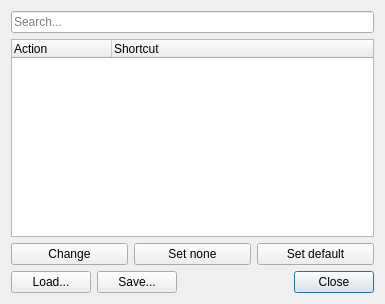
<?xml version="1.0" encoding="UTF-8"?>
<ui version="4.0">
 <class>QgsConfigureShortcutsDialog</class>
 <widget class="QDialog" name="QgsConfigureShortcutsDialog">
  <property name="geometry">
   <rect>
    <x>0</x>
    <y>0</y>
    <width>385</width>
    <height>304</height>
   </rect>
  </property>
  <property name="windowTitle">
   <string>Keyboard shortcuts</string>
  </property>
  <layout class="QVBoxLayout" name="verticalLayout">
   <item>
    <widget class="QgsFilterLineEdit" name="mLeFilter">
     <property name="placeholderText">
      <string>Search...</string>
     </property>
    </widget>
   </item>
   <item>
    <widget class="QTreeWidget" name="treeActions">
     <property name="rootIsDecorated">
      <bool>false</bool>
     </property>
     <property name="columnCount">
      <number>2</number>
     </property>
     <column>
      <property name="text">
       <string>Action</string>
      </property>
     </column>
     <column>
      <property name="text">
       <string>Shortcut</string>
      </property>
     </column>
    </widget>
   </item>
   <item>
    <layout class="QHBoxLayout" name="horizontalLayout">
     <item>
      <widget class="QPushButton" name="btnChangeShortcut">
       <property name="focusPolicy">
        <enum>Qt::StrongFocus</enum>
       </property>
       <property name="text">
        <string>Change</string>
       </property>
       <property name="checkable">
        <bool>true</bool>
       </property>
       <property name="autoDefault">
        <bool>false</bool>
       </property>
      </widget>
     </item>
     <item>
      <widget class="QPushButton" name="btnSetNoShortcut">
       <property name="text">
        <string>Set none</string>
       </property>
       <property name="autoDefault">
        <bool>false</bool>
       </property>
      </widget>
     </item>
     <item>
      <widget class="QPushButton" name="btnResetShortcut">
       <property name="text">
        <string>Set default</string>
       </property>
       <property name="autoDefault">
        <bool>false</bool>
       </property>
      </widget>
     </item>
    </layout>
   </item>
   <item>
    <layout class="QHBoxLayout" name="horizontalLayout_2">
     <item>
      <widget class="QPushButton" name="btnLoadShortcuts">
       <property name="text">
        <string>Load...</string>
       </property>
       <property name="autoDefault">
        <bool>false</bool>
       </property>
      </widget>
     </item>
     <item>
      <widget class="QPushButton" name="btnSaveShortcuts">
       <property name="text">
        <string>Save...</string>
       </property>
       <property name="autoDefault">
        <bool>false</bool>
       </property>
      </widget>
     </item>
     <item>
      <widget class="QDialogButtonBox" name="buttonBox">
       <property name="orientation">
        <enum>Qt::Horizontal</enum>
       </property>
       <property name="standardButtons">
        <set>QDialogButtonBox::Close</set>
       </property>
      </widget>
     </item>
    </layout>
   </item>
  </layout>
 </widget>
 <customwidgets>
  <customwidget>
   <class>QgsFilterLineEdit</class>
   <extends>QLineEdit</extends>
   <header>qgsfilterlineedit.h</header>
  </customwidget>
 </customwidgets>
 <tabstops>
  <tabstop>mLeFilter</tabstop>
  <tabstop>treeActions</tabstop>
  <tabstop>btnChangeShortcut</tabstop>
  <tabstop>btnSetNoShortcut</tabstop>
  <tabstop>btnResetShortcut</tabstop>
  <tabstop>btnLoadShortcuts</tabstop>
  <tabstop>btnSaveShortcuts</tabstop>
 </tabstops>
 <resources/>
 <connections>
  <connection>
   <sender>buttonBox</sender>
   <signal>rejected()</signal>
   <receiver>QgsConfigureShortcutsDialog</receiver>
   <slot>reject()</slot>
   <hints>
    <hint type="sourcelabel">
     <x>334</x>
     <y>279</y>
    </hint>
    <hint type="destinationlabel">
     <x>267</x>
     <y>297</y>
    </hint>
   </hints>
  </connection>
 </connections>
</ui>
